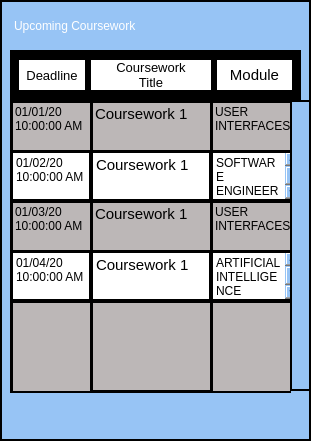
       <widget class="QFrame" name="frame_14">
        <property name="geometry">
         <rect>
          <x>690</x>
          <y>20</y>
          <width>311</width>
          <height>441</height>
         </rect>
        </property>
        <property name="styleSheet">
         <string notr="true">border:2px solid rgb(0, 0, 0);
background-color: rgb(151, 196, 245);</string>
        </property>
        <property name="frameShape">
         <enum>QFrame::StyledPanel</enum>
        </property>
        <property name="frameShadow">
         <enum>QFrame::Raised</enum>
        </property>
        <widget class="QLabel" name="Title_11">
         <property name="geometry">
          <rect>
           <x>10</x>
           <y>10</y>
           <width>181</width>
           <height>31</height>
          </rect>
         </property>
         <property name="styleSheet">
          <string notr="true">color: rgb(255, 255, 255);
font: 75 12pt &quot;Cantarell&quot;;
border:1px solid rgb(151, 196, 245);</string>
         </property>
         <property name="text">
          <string>Upcoming Coursework</string>
         </property>
        </widget>
        <widget class="QFrame" name="frame_16">
         <property name="geometry">
          <rect>
           <x>10</x>
           <y>50</y>
           <width>291</width>
           <height>50</height>
          </rect>
         </property>
         <property name="minimumSize">
          <size>
           <width>60</width>
           <height>50</height>
          </size>
         </property>
         <property name="styleSheet">
          <string notr="true">background-color: rgb(0,0,0);
border-color: rgb(146, 186, 239);
border: 1px rgb(188, 183, 183);</string>
         </property>
         <layout class="QHBoxLayout" name="horizontalLayout_13">
          <item>
           <widget class="QPushButton" name="pushButton_34">
            <property name="minimumSize">
             <size>
              <width>40</width>
              <height>30</height>
             </size>
            </property>
            <property name="font">
             <font>
              <family>Cantarell</family>
              <pointsize>10</pointsize>
              <weight>50</weight>
              <italic>false</italic>
              <bold>false</bold>
             </font>
            </property>
            <property name="styleSheet">
             <string notr="true">font: 10pt &quot;Cantarell&quot;;
background-color: rgb(255, 255, 255);
</string>
            </property>
            <property name="text">
             <string>Deadline</string>
            </property>
            <property name="iconSize">
             <size>
              <width>50</width>
              <height>50</height>
             </size>
            </property>
           </widget>
          </item>
          <item>
           <widget class="QPushButton" name="pushButton_43">
            <property name="minimumSize">
             <size>
              <width>120</width>
              <height>30</height>
             </size>
            </property>
            <property name="font">
             <font>
              <family>Cantarell</family>
              <pointsize>10</pointsize>
              <weight>9</weight>
              <italic>false</italic>
              <bold>false</bold>
             </font>
            </property>
            <property name="styleSheet">
             <string notr="true">font: 75 10pt &quot;Cantarell&quot;;
background-color: rgb(255, 255, 255);</string>
            </property>
            <property name="text">
             <string>Coursework
Title</string>
            </property>
           </widget>
          </item>
          <item>
           <widget class="QPushButton" name="pushButton_44">
            <property name="minimumSize">
             <size>
              <width>75</width>
              <height>30</height>
             </size>
            </property>
            <property name="font">
             <font>
              <family>Cantarell</family>
              <pointsize>11</pointsize>
              <weight>9</weight>
              <italic>false</italic>
              <bold>false</bold>
             </font>
            </property>
            <property name="styleSheet">
             <string notr="true">font: 75 11pt &quot;Cantarell&quot;;
background-color: rgb(255, 255, 255);</string>
            </property>
            <property name="text">
             <string>Module</string>
            </property>
           </widget>
          </item>
         </layout>
        </widget>
        <widget class="Line" name="line_26">
         <property name="geometry">
          <rect>
           <x>10</x>
           <y>100</y>
           <width>281</width>
           <height>3</height>
          </rect>
         </property>
         <property name="minimumSize">
          <size>
           <width>0</width>
           <height>3</height>
          </size>
         </property>
         <property name="maximumSize">
          <size>
           <width>16777215</width>
           <height>3</height>
          </size>
         </property>
         <property name="orientation">
          <enum>Qt::Horizontal</enum>
         </property>
        </widget>
        <widget class="Line" name="line_27">
         <property name="geometry">
          <rect>
           <x>10</x>
           <y>150</y>
           <width>281</width>
           <height>3</height>
          </rect>
         </property>
         <property name="minimumSize">
          <size>
           <width>0</width>
           <height>3</height>
          </size>
         </property>
         <property name="maximumSize">
          <size>
           <width>16777215</width>
           <height>3</height>
          </size>
         </property>
         <property name="orientation">
          <enum>Qt::Horizontal</enum>
         </property>
        </widget>
        <widget class="Line" name="line_28">
         <property name="geometry">
          <rect>
           <x>10</x>
           <y>250</y>
           <width>281</width>
           <height>3</height>
          </rect>
         </property>
         <property name="minimumSize">
          <size>
           <width>0</width>
           <height>3</height>
          </size>
         </property>
         <property name="maximumSize">
          <size>
           <width>16777215</width>
           <height>3</height>
          </size>
         </property>
         <property name="orientation">
          <enum>Qt::Horizontal</enum>
         </property>
        </widget>
        <widget class="Line" name="line_29">
         <property name="geometry">
          <rect>
           <x>10</x>
           <y>300</y>
           <width>291</width>
           <height>3</height>
          </rect>
         </property>
         <property name="minimumSize">
          <size>
           <width>0</width>
           <height>3</height>
          </size>
         </property>
         <property name="maximumSize">
          <size>
           <width>16777215</width>
           <height>3</height>
          </size>
         </property>
         <property name="orientation">
          <enum>Qt::Horizontal</enum>
         </property>
        </widget>
        <widget class="Line" name="line_30">
         <property name="geometry">
          <rect>
           <x>10</x>
           <y>100</y>
           <width>3</width>
           <height>291</height>
          </rect>
         </property>
         <property name="minimumSize">
          <size>
           <width>3</width>
           <height>0</height>
          </size>
         </property>
         <property name="maximumSize">
          <size>
           <width>3</width>
           <height>16777215</height>
          </size>
         </property>
         <property name="orientation">
          <enum>Qt::Vertical</enum>
         </property>
        </widget>
        <widget class="Line" name="line_31">
         <property name="geometry">
          <rect>
           <x>10</x>
           <y>200</y>
           <width>281</width>
           <height>3</height>
          </rect>
         </property>
         <property name="minimumSize">
          <size>
           <width>0</width>
           <height>3</height>
          </size>
         </property>
         <property name="maximumSize">
          <size>
           <width>16777215</width>
           <height>3</height>
          </size>
         </property>
         <property name="orientation">
          <enum>Qt::Horizontal</enum>
         </property>
        </widget>
        <widget class="Line" name="line_38">
         <property name="geometry">
          <rect>
           <x>10</x>
           <y>390</y>
           <width>281</width>
           <height>3</height>
          </rect>
         </property>
         <property name="minimumSize">
          <size>
           <width>0</width>
           <height>3</height>
          </size>
         </property>
         <property name="maximumSize">
          <size>
           <width>16777215</width>
           <height>3</height>
          </size>
         </property>
         <property name="orientation">
          <enum>Qt::Horizontal</enum>
         </property>
        </widget>
        <widget class="Line" name="line_39">
         <property name="geometry">
          <rect>
           <x>90</x>
           <y>100</y>
           <width>3</width>
           <height>291</height>
          </rect>
         </property>
         <property name="minimumSize">
          <size>
           <width>3</width>
           <height>0</height>
          </size>
         </property>
         <property name="maximumSize">
          <size>
           <width>3</width>
           <height>16777215</height>
          </size>
         </property>
         <property name="orientation">
          <enum>Qt::Vertical</enum>
         </property>
        </widget>
        <widget class="Line" name="line_40">
         <property name="geometry">
          <rect>
           <x>210</x>
           <y>100</y>
           <width>3</width>
           <height>291</height>
          </rect>
         </property>
         <property name="minimumSize">
          <size>
           <width>3</width>
           <height>0</height>
          </size>
         </property>
         <property name="maximumSize">
          <size>
           <width>3</width>
           <height>16777215</height>
          </size>
         </property>
         <property name="orientation">
          <enum>Qt::Vertical</enum>
         </property>
        </widget>
        <widget class="QTextEdit" name="textEdit_26">
         <property name="geometry">
          <rect>
           <x>10</x>
           <y>100</y>
           <width>81</width>
           <height>51</height>
          </rect>
         </property>
         <property name="styleSheet">
          <string notr="true">border:1px solid rgb(188, 183, 183);
background-color: rgb(188, 183, 183);</string>
         </property>
         <property name="html">
          <string>&lt;!DOCTYPE HTML PUBLIC &quot;-//W3C//DTD HTML 4.0//EN&quot; &quot;http://www.w3.org/TR/REC-html40/strict.dtd&quot;&gt;
&lt;html&gt;&lt;head&gt;&lt;meta name=&quot;qrichtext&quot; content=&quot;1&quot; /&gt;&lt;style type=&quot;text/css&quot;&gt;
p, li { white-space: pre-wrap; }
&lt;/style&gt;&lt;/head&gt;&lt;body style=&quot; font-family:'Cantarell'; font-size:11pt; font-weight:400; font-style:normal;&quot;&gt;
&lt;p style=&quot; margin-top:0px; margin-bottom:0px; margin-left:0px; margin-right:0px; -qt-block-indent:0; text-indent:0px;&quot;&gt;&lt;span style=&quot; font-size:9pt;&quot;&gt;01/01/20&lt;/span&gt;&lt;/p&gt;
&lt;p style=&quot; margin-top:0px; margin-bottom:0px; margin-left:0px; margin-right:0px; -qt-block-indent:0; text-indent:0px;&quot;&gt;&lt;span style=&quot; font-size:9pt;&quot;&gt;10:00:00 AM&lt;/span&gt;&lt;/p&gt;&lt;/body&gt;&lt;/html&gt;</string>
         </property>
        </widget>
        <widget class="QTextEdit" name="textEdit_62">
         <property name="geometry">
          <rect>
           <x>10</x>
           <y>150</y>
           <width>81</width>
           <height>51</height>
          </rect>
         </property>
         <property name="styleSheet">
          <string notr="true">background-color: rgb(255, 255, 255);</string>
         </property>
         <property name="html">
          <string>&lt;!DOCTYPE HTML PUBLIC &quot;-//W3C//DTD HTML 4.0//EN&quot; &quot;http://www.w3.org/TR/REC-html40/strict.dtd&quot;&gt;
&lt;html&gt;&lt;head&gt;&lt;meta name=&quot;qrichtext&quot; content=&quot;1&quot; /&gt;&lt;style type=&quot;text/css&quot;&gt;
p, li { white-space: pre-wrap; }
&lt;/style&gt;&lt;/head&gt;&lt;body style=&quot; font-family:'Cantarell'; font-size:11pt; font-weight:400; font-style:normal;&quot;&gt;
&lt;p style=&quot; margin-top:0px; margin-bottom:0px; margin-left:0px; margin-right:0px; -qt-block-indent:0; text-indent:0px;&quot;&gt;&lt;span style=&quot; font-size:9pt;&quot;&gt;01/02/20&lt;/span&gt;&lt;/p&gt;
&lt;p style=&quot; margin-top:0px; margin-bottom:0px; margin-left:0px; margin-right:0px; -qt-block-indent:0; text-indent:0px;&quot;&gt;&lt;span style=&quot; font-size:9pt;&quot;&gt;10:00:00 AM&lt;/span&gt;&lt;/p&gt;&lt;/body&gt;&lt;/html&gt;</string>
         </property>
        </widget>
        <widget class="QTextEdit" name="textEdit_63">
         <property name="geometry">
          <rect>
           <x>10</x>
           <y>200</y>
           <width>81</width>
           <height>51</height>
          </rect>
         </property>
         <property name="styleSheet">
          <string notr="true">border:1px solid rgb(188, 183, 183);
background-color: rgb(188, 183, 183);</string>
         </property>
         <property name="html">
          <string>&lt;!DOCTYPE HTML PUBLIC &quot;-//W3C//DTD HTML 4.0//EN&quot; &quot;http://www.w3.org/TR/REC-html40/strict.dtd&quot;&gt;
&lt;html&gt;&lt;head&gt;&lt;meta name=&quot;qrichtext&quot; content=&quot;1&quot; /&gt;&lt;style type=&quot;text/css&quot;&gt;
p, li { white-space: pre-wrap; }
&lt;/style&gt;&lt;/head&gt;&lt;body style=&quot; font-family:'Cantarell'; font-size:11pt; font-weight:400; font-style:normal;&quot;&gt;
&lt;p style=&quot; margin-top:0px; margin-bottom:0px; margin-left:0px; margin-right:0px; -qt-block-indent:0; text-indent:0px;&quot;&gt;&lt;span style=&quot; font-size:9pt;&quot;&gt;01/03/20&lt;/span&gt;&lt;/p&gt;
&lt;p style=&quot; margin-top:0px; margin-bottom:0px; margin-left:0px; margin-right:0px; -qt-block-indent:0; text-indent:0px;&quot;&gt;&lt;span style=&quot; font-size:9pt;&quot;&gt;10:00:00 AM&lt;/span&gt;&lt;/p&gt;&lt;/body&gt;&lt;/html&gt;</string>
         </property>
        </widget>
        <widget class="QTextEdit" name="textEdit_64">
         <property name="geometry">
          <rect>
           <x>10</x>
           <y>250</y>
           <width>81</width>
           <height>51</height>
          </rect>
         </property>
         <property name="styleSheet">
          <string notr="true">background-color: rgb(255, 255, 255);</string>
         </property>
         <property name="html">
          <string>&lt;!DOCTYPE HTML PUBLIC &quot;-//W3C//DTD HTML 4.0//EN&quot; &quot;http://www.w3.org/TR/REC-html40/strict.dtd&quot;&gt;
&lt;html&gt;&lt;head&gt;&lt;meta name=&quot;qrichtext&quot; content=&quot;1&quot; /&gt;&lt;style type=&quot;text/css&quot;&gt;
p, li { white-space: pre-wrap; }
&lt;/style&gt;&lt;/head&gt;&lt;body style=&quot; font-family:'Cantarell'; font-size:11pt; font-weight:400; font-style:normal;&quot;&gt;
&lt;p style=&quot; margin-top:0px; margin-bottom:0px; margin-left:0px; margin-right:0px; -qt-block-indent:0; text-indent:0px;&quot;&gt;&lt;span style=&quot; font-size:9pt;&quot;&gt;01/04/20&lt;/span&gt;&lt;/p&gt;
&lt;p style=&quot; margin-top:0px; margin-bottom:0px; margin-left:0px; margin-right:0px; -qt-block-indent:0; text-indent:0px;&quot;&gt;&lt;span style=&quot; font-size:9pt;&quot;&gt;10:00:00 AM&lt;/span&gt;&lt;/p&gt;&lt;/body&gt;&lt;/html&gt;</string>
         </property>
        </widget>
        <widget class="QTextEdit" name="textEdit_65">
         <property name="geometry">
          <rect>
           <x>90</x>
           <y>100</y>
           <width>121</width>
           <height>51</height>
          </rect>
         </property>
         <property name="styleSheet">
          <string notr="true">border:1px solid rgb(188, 183, 183);
background-color: rgb(188, 183, 183);</string>
         </property>
         <property name="html">
          <string>&lt;!DOCTYPE HTML PUBLIC &quot;-//W3C//DTD HTML 4.0//EN&quot; &quot;http://www.w3.org/TR/REC-html40/strict.dtd&quot;&gt;
&lt;html&gt;&lt;head&gt;&lt;meta name=&quot;qrichtext&quot; content=&quot;1&quot; /&gt;&lt;style type=&quot;text/css&quot;&gt;
p, li { white-space: pre-wrap; }
&lt;/style&gt;&lt;/head&gt;&lt;body style=&quot; font-family:'Cantarell'; font-size:11pt; font-weight:400; font-style:normal;&quot;&gt;
&lt;p style=&quot; margin-top:0px; margin-bottom:0px; margin-left:0px; margin-right:0px; -qt-block-indent:0; text-indent:0px;&quot;&gt;Coursework 1&lt;/p&gt;&lt;/body&gt;&lt;/html&gt;</string>
         </property>
        </widget>
        <widget class="QTextEdit" name="textEdit_66">
         <property name="geometry">
          <rect>
           <x>90</x>
           <y>150</y>
           <width>121</width>
           <height>51</height>
          </rect>
         </property>
         <property name="styleSheet">
          <string notr="true">background-color: rgb(255, 255, 255);</string>
         </property>
         <property name="html">
          <string>&lt;!DOCTYPE HTML PUBLIC &quot;-//W3C//DTD HTML 4.0//EN&quot; &quot;http://www.w3.org/TR/REC-html40/strict.dtd&quot;&gt;
&lt;html&gt;&lt;head&gt;&lt;meta name=&quot;qrichtext&quot; content=&quot;1&quot; /&gt;&lt;style type=&quot;text/css&quot;&gt;
p, li { white-space: pre-wrap; }
&lt;/style&gt;&lt;/head&gt;&lt;body style=&quot; font-family:'Cantarell'; font-size:11pt; font-weight:400; font-style:normal;&quot;&gt;
&lt;p style=&quot; margin-top:0px; margin-bottom:0px; margin-left:0px; margin-right:0px; -qt-block-indent:0; text-indent:0px;&quot;&gt;Coursework 1&lt;/p&gt;&lt;/body&gt;&lt;/html&gt;</string>
         </property>
        </widget>
        <widget class="QTextEdit" name="textEdit_67">
         <property name="geometry">
          <rect>
           <x>90</x>
           <y>200</y>
           <width>121</width>
           <height>51</height>
          </rect>
         </property>
         <property name="styleSheet">
          <string notr="true">border:1px solid rgb(188, 183, 183);
background-color: rgb(188, 183, 183);</string>
         </property>
         <property name="html">
          <string>&lt;!DOCTYPE HTML PUBLIC &quot;-//W3C//DTD HTML 4.0//EN&quot; &quot;http://www.w3.org/TR/REC-html40/strict.dtd&quot;&gt;
&lt;html&gt;&lt;head&gt;&lt;meta name=&quot;qrichtext&quot; content=&quot;1&quot; /&gt;&lt;style type=&quot;text/css&quot;&gt;
p, li { white-space: pre-wrap; }
&lt;/style&gt;&lt;/head&gt;&lt;body style=&quot; font-family:'Cantarell'; font-size:11pt; font-weight:400; font-style:normal;&quot;&gt;
&lt;p style=&quot; margin-top:0px; margin-bottom:0px; margin-left:0px; margin-right:0px; -qt-block-indent:0; text-indent:0px;&quot;&gt;Coursework 1&lt;/p&gt;&lt;/body&gt;&lt;/html&gt;</string>
         </property>
        </widget>
        <widget class="QTextEdit" name="textEdit_68">
         <property name="geometry">
          <rect>
           <x>90</x>
           <y>250</y>
           <width>121</width>
           <height>51</height>
          </rect>
         </property>
         <property name="styleSheet">
          <string notr="true">background-color: rgb(255, 255, 255);</string>
         </property>
         <property name="html">
          <string>&lt;!DOCTYPE HTML PUBLIC &quot;-//W3C//DTD HTML 4.0//EN&quot; &quot;http://www.w3.org/TR/REC-html40/strict.dtd&quot;&gt;
&lt;html&gt;&lt;head&gt;&lt;meta name=&quot;qrichtext&quot; content=&quot;1&quot; /&gt;&lt;style type=&quot;text/css&quot;&gt;
p, li { white-space: pre-wrap; }
&lt;/style&gt;&lt;/head&gt;&lt;body style=&quot; font-family:'Cantarell'; font-size:11pt; font-weight:400; font-style:normal;&quot;&gt;
&lt;p style=&quot; margin-top:0px; margin-bottom:0px; margin-left:0px; margin-right:0px; -qt-block-indent:0; text-indent:0px;&quot;&gt;Coursework 1&lt;/p&gt;&lt;/body&gt;&lt;/html&gt;</string>
         </property>
        </widget>
        <widget class="QTextEdit" name="textEdit_69">
         <property name="geometry">
          <rect>
           <x>210</x>
           <y>100</y>
           <width>91</width>
           <height>61</height>
          </rect>
         </property>
         <property name="styleSheet">
          <string notr="true">border:1px solid rgb(188, 183, 183);
background-color: rgb(188, 183, 183);</string>
         </property>
         <property name="html">
          <string>&lt;!DOCTYPE HTML PUBLIC &quot;-//W3C//DTD HTML 4.0//EN&quot; &quot;http://www.w3.org/TR/REC-html40/strict.dtd&quot;&gt;
&lt;html&gt;&lt;head&gt;&lt;meta name=&quot;qrichtext&quot; content=&quot;1&quot; /&gt;&lt;style type=&quot;text/css&quot;&gt;
p, li { white-space: pre-wrap; }
&lt;/style&gt;&lt;/head&gt;&lt;body style=&quot; font-family:'Cantarell'; font-size:11pt; font-weight:400; font-style:normal;&quot;&gt;
&lt;p style=&quot; margin-top:0px; margin-bottom:0px; margin-left:0px; margin-right:0px; -qt-block-indent:0; text-indent:0px;&quot;&gt;&lt;span style=&quot; font-size:9pt;&quot;&gt;USER INTERFACES&lt;/span&gt;&lt;/p&gt;
&lt;p style=&quot;-qt-paragraph-type:empty; margin-top:0px; margin-bottom:0px; margin-left:0px; margin-right:0px; -qt-block-indent:0; text-indent:0px; font-size:9pt;&quot;&gt;&lt;br /&gt;&lt;/p&gt;&lt;/body&gt;&lt;/html&gt;</string>
         </property>
        </widget>
        <widget class="QTextEdit" name="textEdit_70">
         <property name="geometry">
          <rect>
           <x>210</x>
           <y>150</y>
           <width>91</width>
           <height>51</height>
          </rect>
         </property>
         <property name="styleSheet">
          <string notr="true">background-color: rgb(255, 255, 255);</string>
         </property>
         <property name="html">
          <string>&lt;!DOCTYPE HTML PUBLIC &quot;-//W3C//DTD HTML 4.0//EN&quot; &quot;http://www.w3.org/TR/REC-html40/strict.dtd&quot;&gt;
&lt;html&gt;&lt;head&gt;&lt;meta name=&quot;qrichtext&quot; content=&quot;1&quot; /&gt;&lt;style type=&quot;text/css&quot;&gt;
p, li { white-space: pre-wrap; }
&lt;/style&gt;&lt;/head&gt;&lt;body style=&quot; font-family:'Cantarell'; font-size:11pt; font-weight:400; font-style:normal;&quot;&gt;
&lt;p style=&quot; margin-top:0px; margin-bottom:0px; margin-left:0px; margin-right:0px; -qt-block-indent:0; text-indent:0px;&quot;&gt;&lt;span style=&quot; font-size:9pt;&quot;&gt;SOFTWARE ENGINEERING&lt;/span&gt;&lt;/p&gt;&lt;/body&gt;&lt;/html&gt;</string>
         </property>
        </widget>
        <widget class="QTextEdit" name="textEdit_71">
         <property name="geometry">
          <rect>
           <x>210</x>
           <y>200</y>
           <width>91</width>
           <height>51</height>
          </rect>
         </property>
         <property name="styleSheet">
          <string notr="true">border:1px solid rgb(188, 183, 183);
background-color: rgb(188, 183, 183);</string>
         </property>
         <property name="html">
          <string>&lt;!DOCTYPE HTML PUBLIC &quot;-//W3C//DTD HTML 4.0//EN&quot; &quot;http://www.w3.org/TR/REC-html40/strict.dtd&quot;&gt;
&lt;html&gt;&lt;head&gt;&lt;meta name=&quot;qrichtext&quot; content=&quot;1&quot; /&gt;&lt;style type=&quot;text/css&quot;&gt;
p, li { white-space: pre-wrap; }
&lt;/style&gt;&lt;/head&gt;&lt;body style=&quot; font-family:'Cantarell'; font-size:11pt; font-weight:400; font-style:normal;&quot;&gt;
&lt;p style=&quot; margin-top:0px; margin-bottom:0px; margin-left:0px; margin-right:0px; -qt-block-indent:0; text-indent:0px;&quot;&gt;&lt;span style=&quot; font-size:9pt;&quot;&gt;USER INTERFACES&lt;/span&gt;&lt;/p&gt;&lt;/body&gt;&lt;/html&gt;</string>
         </property>
        </widget>
        <widget class="QTextEdit" name="textEdit_72">
         <property name="geometry">
          <rect>
           <x>210</x>
           <y>250</y>
           <width>91</width>
           <height>51</height>
          </rect>
         </property>
         <property name="styleSheet">
          <string notr="true">background-color: rgb(255, 255, 255);</string>
         </property>
         <property name="html">
          <string>&lt;!DOCTYPE HTML PUBLIC &quot;-//W3C//DTD HTML 4.0//EN&quot; &quot;http://www.w3.org/TR/REC-html40/strict.dtd&quot;&gt;
&lt;html&gt;&lt;head&gt;&lt;meta name=&quot;qrichtext&quot; content=&quot;1&quot; /&gt;&lt;style type=&quot;text/css&quot;&gt;
p, li { white-space: pre-wrap; }
&lt;/style&gt;&lt;/head&gt;&lt;body style=&quot; font-family:'Cantarell'; font-size:11pt; font-weight:400; font-style:normal;&quot;&gt;
&lt;p style=&quot; margin-top:0px; margin-bottom:0px; margin-left:0px; margin-right:0px; -qt-block-indent:0; text-indent:0px;&quot;&gt;&lt;span style=&quot; font-size:9pt;&quot;&gt;ARTIFICIAL INTELLIGENCE&lt;/span&gt;&lt;/p&gt;&lt;/body&gt;&lt;/html&gt;</string>
         </property>
        </widget>
        <widget class="QTextEdit" name="textEdit_73">
         <property name="geometry">
          <rect>
           <x>10</x>
           <y>300</y>
           <width>81</width>
           <height>91</height>
          </rect>
         </property>
         <property name="styleSheet">
          <string notr="true">border:1px solid rgb(188, 183, 183);
background-color: rgb(188, 183, 183);</string>
         </property>
         <property name="html">
          <string>&lt;!DOCTYPE HTML PUBLIC &quot;-//W3C//DTD HTML 4.0//EN&quot; &quot;http://www.w3.org/TR/REC-html40/strict.dtd&quot;&gt;
&lt;html&gt;&lt;head&gt;&lt;meta name=&quot;qrichtext&quot; content=&quot;1&quot; /&gt;&lt;style type=&quot;text/css&quot;&gt;
p, li { white-space: pre-wrap; }
&lt;/style&gt;&lt;/head&gt;&lt;body style=&quot; font-family:'Cantarell'; font-size:11pt; font-weight:400; font-style:normal;&quot;&gt;
&lt;p style=&quot;-qt-paragraph-type:empty; margin-top:0px; margin-bottom:0px; margin-left:0px; margin-right:0px; -qt-block-indent:0; text-indent:0px;&quot;&gt;&lt;br /&gt;&lt;/p&gt;&lt;/body&gt;&lt;/html&gt;</string>
         </property>
        </widget>
        <widget class="QTextEdit" name="textEdit_74">
         <property name="geometry">
          <rect>
           <x>90</x>
           <y>300</y>
           <width>121</width>
           <height>91</height>
          </rect>
         </property>
         <property name="styleSheet">
          <string notr="true">border:1px solid rgb(188, 183, 183);
background-color: rgb(188, 183, 183);</string>
         </property>
         <property name="html">
          <string>&lt;!DOCTYPE HTML PUBLIC &quot;-//W3C//DTD HTML 4.0//EN&quot; &quot;http://www.w3.org/TR/REC-html40/strict.dtd&quot;&gt;
&lt;html&gt;&lt;head&gt;&lt;meta name=&quot;qrichtext&quot; content=&quot;1&quot; /&gt;&lt;style type=&quot;text/css&quot;&gt;
p, li { white-space: pre-wrap; }
&lt;/style&gt;&lt;/head&gt;&lt;body style=&quot; font-family:'Cantarell'; font-size:11pt; font-weight:400; font-style:normal;&quot;&gt;
&lt;p style=&quot;-qt-paragraph-type:empty; margin-top:0px; margin-bottom:0px; margin-left:0px; margin-right:0px; -qt-block-indent:0; text-indent:0px;&quot;&gt;&lt;br /&gt;&lt;/p&gt;&lt;/body&gt;&lt;/html&gt;</string>
         </property>
        </widget>
        <widget class="QTextEdit" name="textEdit_75">
         <property name="geometry">
          <rect>
           <x>210</x>
           <y>300</y>
           <width>81</width>
           <height>91</height>
          </rect>
         </property>
         <property name="styleSheet">
          <string notr="true">border:1px solid rgb(188, 183, 183);
background-color: rgb(188, 183, 183);</string>
         </property>
         <property name="html">
          <string>&lt;!DOCTYPE HTML PUBLIC &quot;-//W3C//DTD HTML 4.0//EN&quot; &quot;http://www.w3.org/TR/REC-html40/strict.dtd&quot;&gt;
&lt;html&gt;&lt;head&gt;&lt;meta name=&quot;qrichtext&quot; content=&quot;1&quot; /&gt;&lt;style type=&quot;text/css&quot;&gt;
p, li { white-space: pre-wrap; }
&lt;/style&gt;&lt;/head&gt;&lt;body style=&quot; font-family:'Cantarell'; font-size:11pt; font-weight:400; font-style:normal;&quot;&gt;
&lt;p style=&quot;-qt-paragraph-type:empty; margin-top:0px; margin-bottom:0px; margin-left:0px; margin-right:0px; -qt-block-indent:0; text-indent:0px;&quot;&gt;&lt;br /&gt;&lt;/p&gt;&lt;/body&gt;&lt;/html&gt;</string>
         </property>
        </widget>
        <widget class="QLabel" name="label_34">
         <property name="geometry">
          <rect>
           <x>290</x>
           <y>100</y>
           <width>21</width>
           <height>291</height>
          </rect>
         </property>
         <property name="font">
          <font>
           <pointsize>8</pointsize>
          </font>
         </property>
         <property name="text">
          <string/>
         </property>
         <property name="pixmap">
          <pixmap>icons-images/scrollbar.png</pixmap>
         </property>
         <property name="scaledContents">
          <bool>true</bool>
         </property>
        </widget>
        <zorder>textEdit_74</zorder>
        <zorder>Title_11</zorder>
        <zorder>frame_16</zorder>
        <zorder>textEdit_26</zorder>
        <zorder>textEdit_62</zorder>
        <zorder>textEdit_63</zorder>
        <zorder>textEdit_64</zorder>
        <zorder>textEdit_65</zorder>
        <zorder>textEdit_66</zorder>
        <zorder>textEdit_67</zorder>
        <zorder>textEdit_68</zorder>
        <zorder>textEdit_69</zorder>
        <zorder>textEdit_70</zorder>
        <zorder>textEdit_71</zorder>
        <zorder>textEdit_72</zorder>
        <zorder>line_31</zorder>
        <zorder>line_26</zorder>
        <zorder>line_28</zorder>
        <zorder>line_27</zorder>
        <zorder>line_38</zorder>
        <zorder>textEdit_73</zorder>
        <zorder>textEdit_75</zorder>
        <zorder>line_40</zorder>
        <zorder>line_39</zorder>
        <zorder>line_30</zorder>
        <zorder>line_29</zorder>
        <zorder>label_34</zorder>
       </widget>
